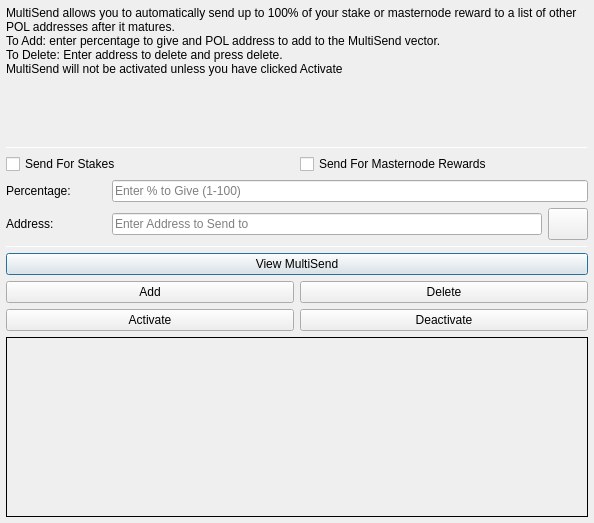
<?xml version="1.0" encoding="UTF-8"?>
<ui version="4.0">
 <class>MultiSendDialog</class>
 <widget class="QDialog" name="MultiSendDialog">
  <property name="windowModality">
   <enum>Qt::NonModal</enum>
  </property>
  <property name="geometry">
   <rect>
    <x>0</x>
    <y>0</y>
    <width>594</width>
    <height>523</height>
   </rect>
  </property>
  <property name="windowTitle">
   <string>MultiSend</string>
  </property>
  <layout class="QVBoxLayout" name="verticalLayout" stretch="0">
   <property name="leftMargin">
    <number>6</number>
   </property>
   <property name="topMargin">
    <number>6</number>
   </property>
   <property name="rightMargin">
    <number>6</number>
   </property>
   <property name="bottomMargin">
    <number>6</number>
   </property>
   <item>
    <layout class="QVBoxLayout" name="verticalLayout_Main" stretch="1,1,1,1,1,1">
     <item>
      <widget class="QLabel" name="label_2">
       <property name="lineWidth">
        <number>1</number>
       </property>
       <property name="text">
        <string>MultiSend allows you to automatically send up to 100% of your stake or masternode reward to a list of other POL addresses after it matures.
To Add: enter percentage to give and POL address to add to the MultiSend vector.
To Delete: Enter address to delete and press delete.
MultiSend will not be activated unless you have clicked Activate</string>
       </property>
       <property name="alignment">
        <set>Qt::AlignLeading|Qt::AlignLeft|Qt::AlignTop</set>
       </property>
       <property name="wordWrap">
        <bool>true</bool>
       </property>
      </widget>
     </item>
     <item>
      <widget class="Line" name="line">
       <property name="minimumSize">
        <size>
         <width>0</width>
         <height>1</height>
        </size>
       </property>
       <property name="maximumSize">
        <size>
         <width>16777215</width>
         <height>1</height>
        </size>
       </property>
       <property name="orientation">
        <enum>Qt::Horizontal</enum>
       </property>
      </widget>
     </item>
     <item>
      <layout class="QVBoxLayout" name="verticalLayout_Settings">
       <item>
        <layout class="QHBoxLayout" name="horizontalLayout">
         <item>
          <widget class="QCheckBox" name="multiSendStakeCheckBox">
           <property name="text">
            <string>Send For Stakes</string>
           </property>
          </widget>
         </item>
         <item>
          <widget class="QCheckBox" name="multiSendMasternodeCheckBox">
           <property name="text">
            <string>Send For Masternode Rewards</string>
           </property>
          </widget>
         </item>
        </layout>
       </item>
       <item>
        <layout class="QHBoxLayout" name="horizontalLayout_6">
         <item>
          <widget class="QLabel" name="label">
           <property name="minimumSize">
            <size>
             <width>100</width>
             <height>0</height>
            </size>
           </property>
           <property name="toolTip">
            <string>Percentage of stake to send</string>
           </property>
           <property name="text">
            <string>Percentage:</string>
           </property>
          </widget>
         </item>
         <item>
          <widget class="QLineEdit" name="multiSendPercentEdit">
           <property name="toolTip">
            <string>Enter whole numbers 1 - 100</string>
           </property>
           <property name="placeholderText">
            <string>Enter % to Give (1-100)</string>
           </property>
          </widget>
         </item>
        </layout>
       </item>
       <item>
        <layout class="QHBoxLayout" name="horizontalLayout_7">
         <item>
          <widget class="QLabel" name="label_5">
           <property name="minimumSize">
            <size>
             <width>100</width>
             <height>0</height>
            </size>
           </property>
           <property name="toolTip">
            <string>Address to send portion of stake to</string>
           </property>
           <property name="text">
            <string>Address:</string>
           </property>
          </widget>
         </item>
         <item>
          <widget class="QLineEdit" name="multiSendAddressEdit">
           <property name="toolTip">
            <string/>
           </property>
           <property name="placeholderText">
            <string>Enter Address to Send to</string>
           </property>
          </widget>
         </item>
         <item>
          <widget class="QPushButton" name="addressBookButton">
           <property name="maximumSize">
            <size>
             <width>16777215</width>
             <height>32</height>
            </size>
           </property>
           <property name="toolTip">
            <string>Choose an address from the address book</string>
           </property>
           <property name="text">
            <string/>
           </property>
           <property name="icon">
            <iconset resource="../polariscoin.qrc">
             <normaloff>:/icons/address-book</normaloff>:/icons/address-book</iconset>
           </property>
           <property name="shortcut">
            <string>Alt+A</string>
           </property>
           <property name="autoDefault">
            <bool>false</bool>
           </property>
          </widget>
         </item>
        </layout>
       </item>
      </layout>
     </item>
     <item>
      <widget class="Line" name="line_2">
       <property name="minimumSize">
        <size>
         <width>0</width>
         <height>1</height>
        </size>
       </property>
       <property name="maximumSize">
        <size>
         <width>16777215</width>
         <height>1</height>
        </size>
       </property>
       <property name="orientation">
        <enum>Qt::Horizontal</enum>
       </property>
      </widget>
     </item>
     <item>
      <layout class="QVBoxLayout" name="verticalLayout_Buttons">
       <item>
        <layout class="QHBoxLayout" name="horizontalLayout_4">
         <item>
          <widget class="QPushButton" name="viewButton">
           <property name="toolTip">
            <string/>
           </property>
           <property name="statusTip">
            <string>View MultiSend Vector</string>
           </property>
           <property name="text">
            <string>View MultiSend</string>
           </property>
          </widget>
         </item>
        </layout>
       </item>
       <item>
        <layout class="QHBoxLayout" name="horizontalLayout_2">
         <item>
          <widget class="QPushButton" name="addButton">
           <property name="toolTip">
            <string/>
           </property>
           <property name="statusTip">
            <string>Add to MultiSend Vector</string>
           </property>
           <property name="text">
            <string>Add</string>
           </property>
          </widget>
         </item>
         <item>
          <widget class="QPushButton" name="deleteButton">
           <property name="toolTip">
            <string/>
           </property>
           <property name="statusTip">
            <string>Delete Address From MultiSend Vector</string>
           </property>
           <property name="text">
            <string>Delete</string>
           </property>
          </widget>
         </item>
        </layout>
       </item>
       <item>
        <layout class="QHBoxLayout" name="horizontalLayout_5">
         <item>
          <widget class="QPushButton" name="activateButton">
           <property name="statusTip">
            <string>Activate MultiSend</string>
           </property>
           <property name="text">
            <string>Activate</string>
           </property>
          </widget>
         </item>
         <item>
          <widget class="QPushButton" name="disableButton">
           <property name="statusTip">
            <string>Deactivate MultiSend</string>
           </property>
           <property name="text">
            <string>Deactivate</string>
           </property>
          </widget>
         </item>
        </layout>
       </item>
      </layout>
     </item>
     <item>
      <widget class="QLabel" name="message">
       <property name="minimumSize">
        <size>
         <width>0</width>
         <height>180</height>
        </size>
       </property>
       <property name="frameShape">
        <enum>QFrame::Panel</enum>
       </property>
       <property name="frameShadow">
        <enum>QFrame::Plain</enum>
       </property>
       <property name="lineWidth">
        <number>1</number>
       </property>
       <property name="midLineWidth">
        <number>1</number>
       </property>
       <property name="text">
        <string/>
       </property>
       <property name="alignment">
        <set>Qt::AlignLeading|Qt::AlignLeft|Qt::AlignTop</set>
       </property>
       <property name="wordWrap">
        <bool>true</bool>
       </property>
      </widget>
     </item>
    </layout>
   </item>
  </layout>
 </widget>
 <resources>
  <include location="../polariscoin.qrc"/>
 </resources>
 <connections/>
</ui>
